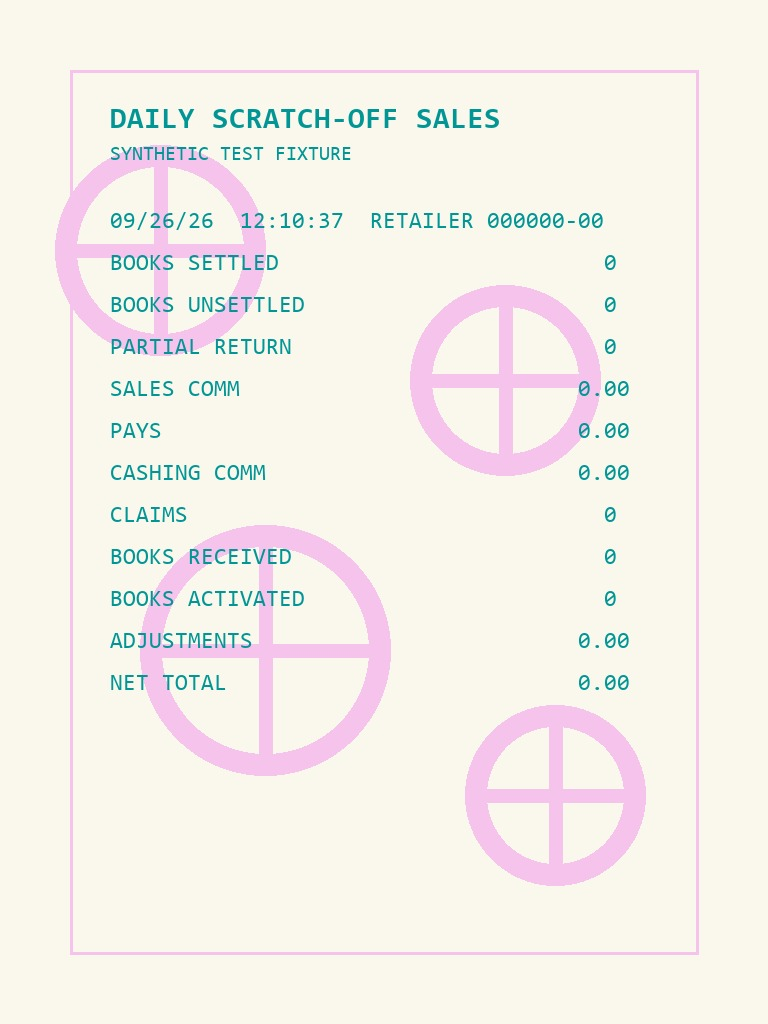
#> input picture tests/fixtures/documents/fl_lottery_daily_scratchoff_sales.jpg, 768 x 1024 px
$ python -i preprocess.py   (imports and definitions only)
#> lines starting #> are read from the running program, lines starting #| are printed output that depends on the picture
"""
Per-document image preparation.

There is no single pipeline here, because the four documents fail in three
different ways and the fix for one actively harms another. The transforms were
selected from the original private examples and are continuously measured on
privacy-safe synthetic fixtures — see `docs/extraction-notes.md` and the tests
in `apps/extraction/tests/`.

The three cases:

* **Pink lottery thermal stock.** The Florida Lottery flamingo watermark is
  magenta; the text is near-black. Taking the RED CHANNEL alone all but erases
  the watermark, because magenta is bright in red while black is dark in every
  channel. Greyscale, which averages the channels, keeps roughly a fifth of the
  watermark and leaves the digits sitting in it.

* **The iPad drawer screen.** A specular streak across the glass. Inpainting it
  is the obvious move and it is WRONG: the streak overlaps real text, so
  inpainting deletes characters — it erased "Started by" outright in testing.
  The glare is additive and barely clipped, so the text survives underneath it;
  flat-field division plus CLAHE recovers it without removing anything.

* **The white Square receipt.** Already high contrast. Left alone beyond
  orientation and resize, because every extra operation is a chance to destroy
  something.

Nothing here crops, masks or inpaints. A step that can delete a digit is not
worth a step that might make one easier to read.
"""

from __future__ import annotations

import io
from dataclasses import dataclass

import cv2
import numpy as np
from PIL import Image, ImageOps

# Registered so HEIC straight off an iPhone opens like any other image.
# [6 lines not run here, left out]

# Large source photos increase vision latency and cost after receipt digits are
# already comfortably legible. A 1600px long edge preserves the tested sample
# detail while keeping the provider boundary predictable. Production acceptance
# still has to benchmark this setting against the store's real invoice layouts.
TARGET_LONG_EDGE = 1600
JPEG_QUALITY = 90


@dataclass(frozen=True)
class Prepared:
    """The bytes to send, plus what was done to get them."""

    data: bytes
    media_type: str
    width: int
    height: int
    steps: tuple[str, ...]


# [67 lines left out: functions prepare, suppress_pink_watermark, not called in this run]


def reduce_glare(rgb: np.ndarray) -> np.ndarray:
    """
    Even out a specular streak without removing anything.

    Divide by a heavily blurred copy of the image to estimate and cancel the
    illumination field, then CLAHE for local contrast. Because the glare is
    additive and only a negligible fraction of it is clipped to pure white, the
    text underneath is still present and comes back.

    Deliberately NOT inpainting. The streak crosses real characters, and
    inpainting replaces them with plausible background.
    """
    grey = cv2.cvtColor(rgb, cv2.COLOR_RGB2GRAY)
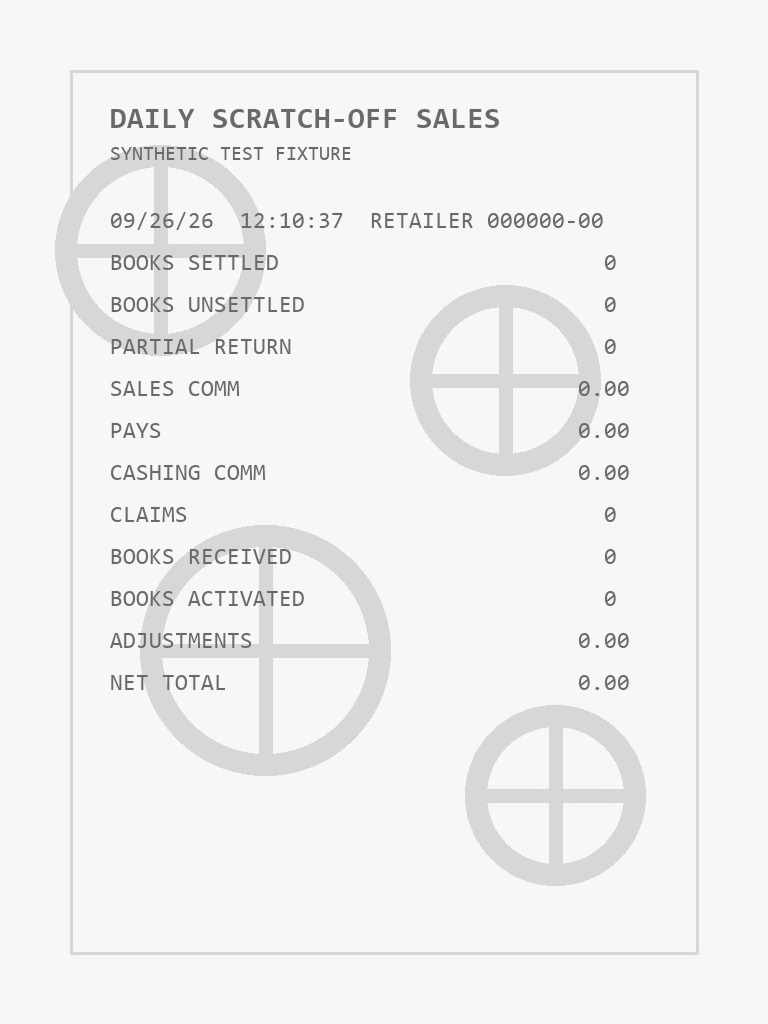
#> grey: shape (1024, 768); min 92, max 255, mean 241.2

    # Large kernel: we want the illumination gradient, not the text.
    background = cv2.GaussianBlur(grey, (0, 0), sigmaX=51)
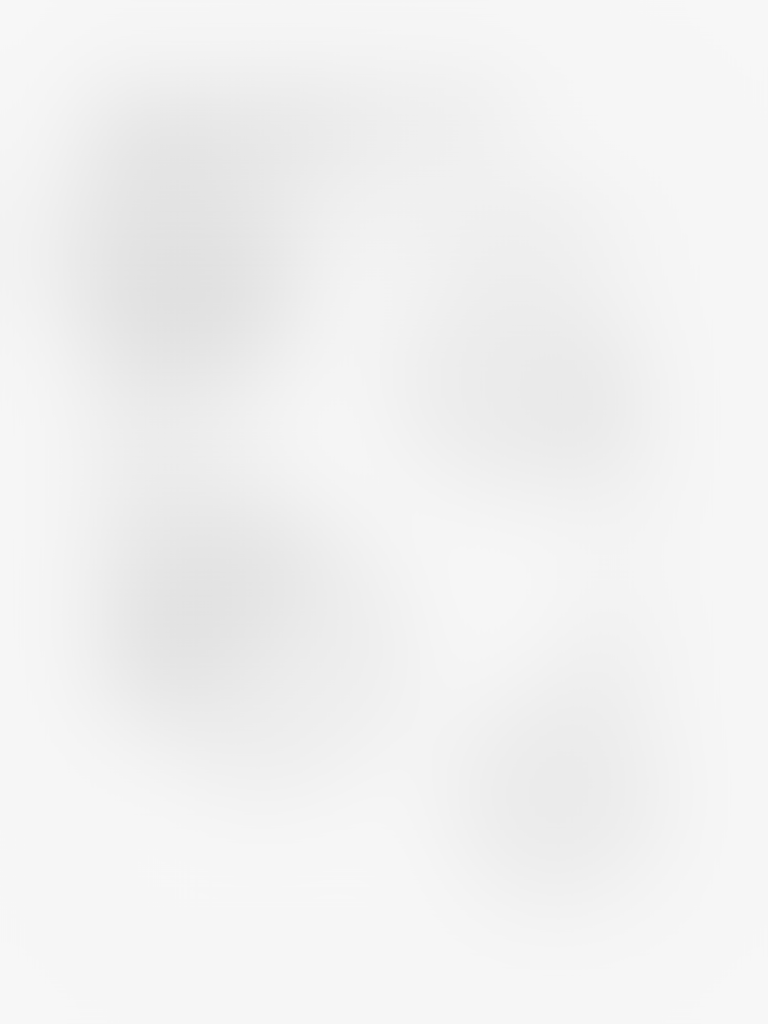
#> background: shape (1024, 768); min 224, max 247, mean 241.1
    background = np.maximum(background, 1)

    flattened = (grey.astype(np.float32) / background.astype(np.float32)) * 128.0
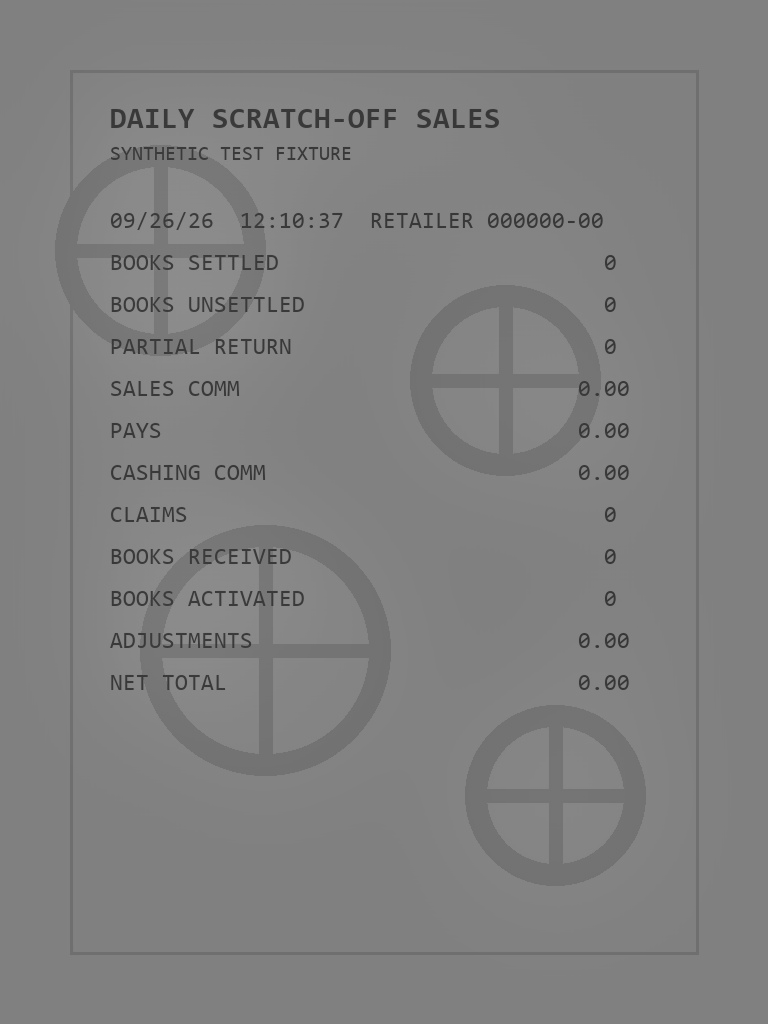
#> flattened: shape (1024, 768) float32; min 49.72, max 144.4, mean 128
    flattened = np.clip(flattened, 0, 255).astype(np.uint8)

    clahe = cv2.createCLAHE(clipLimit=3.0, tileGridSize=(8, 8))
    enhanced = clahe.apply(flattened)
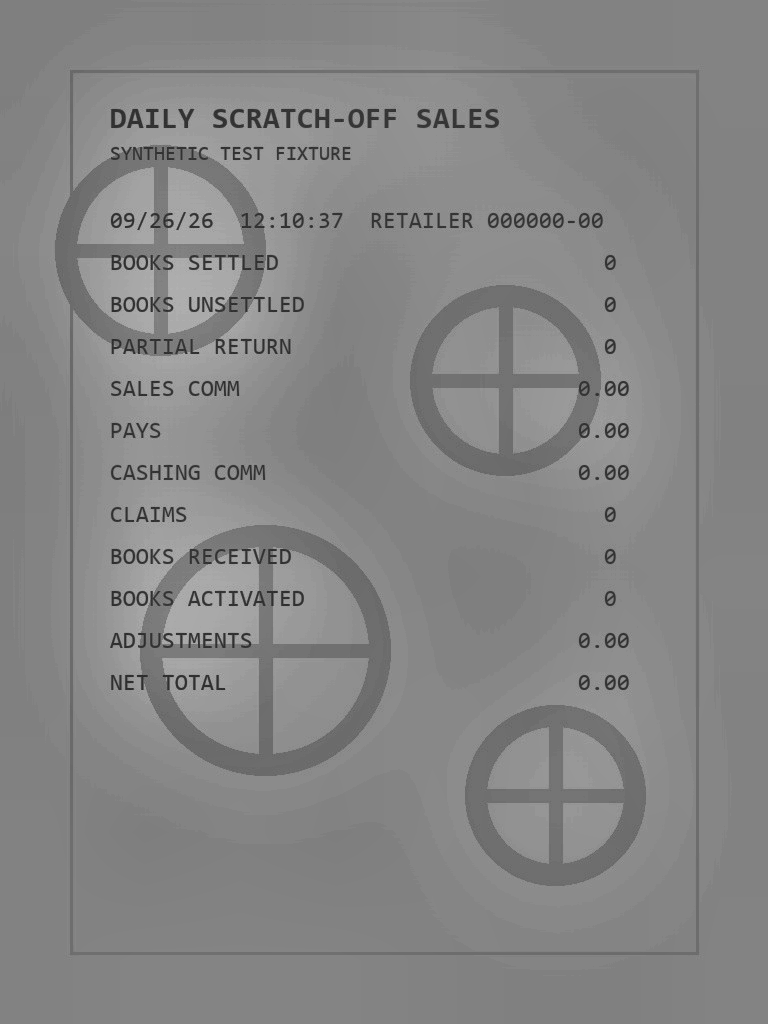
#> enhanced: shape (1024, 768); min 37, max 180, mean 133
    return cv2.cvtColor(enhanced, cv2.COLOR_GRAY2RGB)


# --------------------------------------------------------------------------
# Helpers
# --------------------------------------------------------------------------


# [6 lines left out: function _resize, not called in this run]


def _is_pink_thermal(doc_type: str) -> bool:
    return doc_type in {"LOTTERY_DAILY_SALES", "LOTTERY_TICKET_BALANCE", "LOTTERY_DRAW_SCHEDULE"}


def _is_screen_photo(doc_type: str) -> bool:
    return doc_type == "SQUARE_DRAWER_SCREEN"


# [11 lines left out: function local_contrast, not called in this run]

>>> import cv2
>>> picture = cv2.cvtColor(cv2.imread('../../tests/fixtures/documents/fl_lottery_daily_scratchoff_sales.jpg'), cv2.COLOR_BGR2RGB)
>>> result = reduce_glare(picture)

$ run again, on tests/fixtures/documents/fl_lottery_ticket_balance_detail.jpg
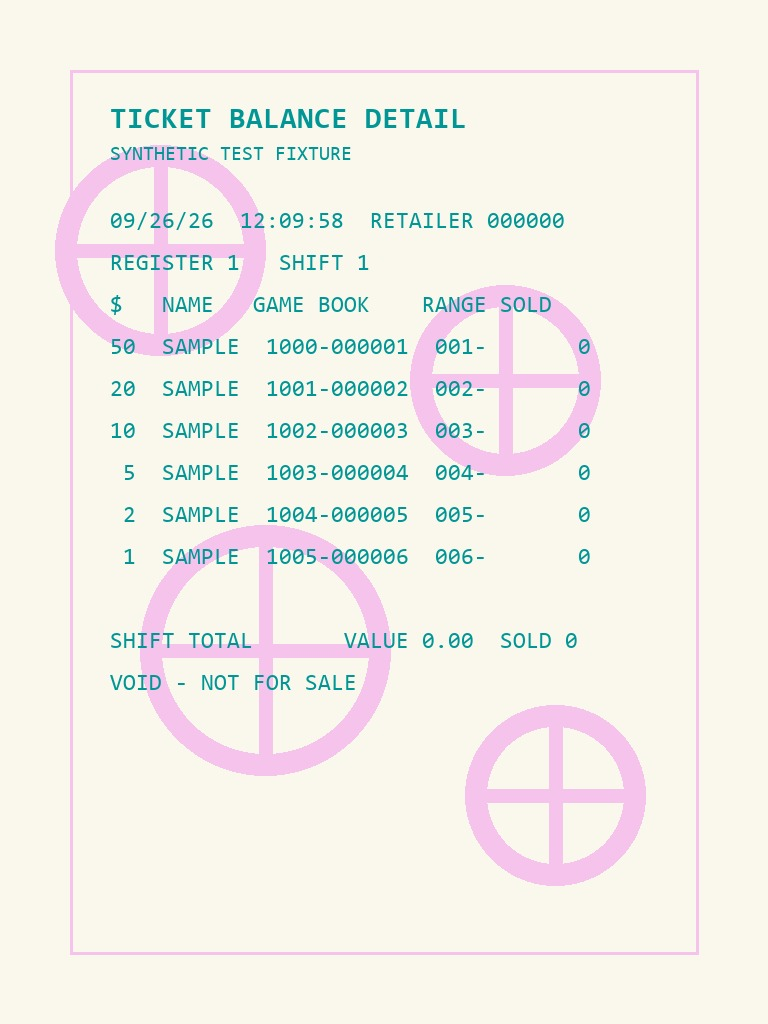
#> input picture tests/fixtures/documents/fl_lottery_ticket_balance_detail.jpg, 768 x 1024 px
#> in reduce_glare, `grey = cv2.cvtColor(rgb, cv2.COLOR_RGB2GRAY)`:
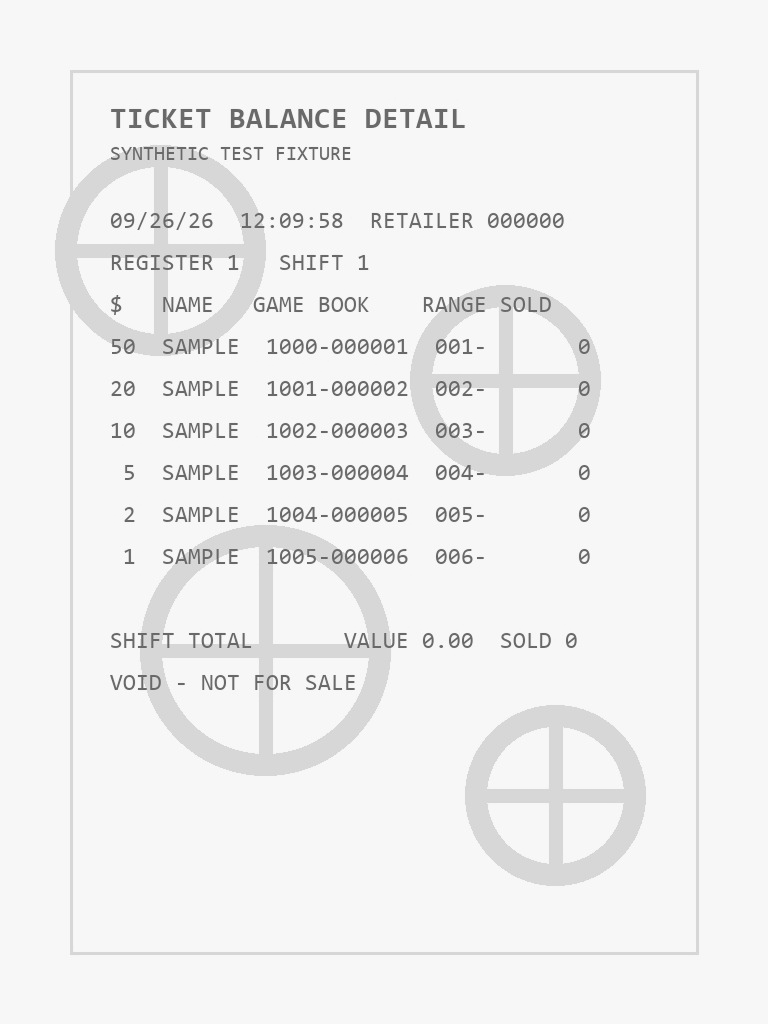
#> grey: shape (1024, 768); min 93, max 255, mean 240.3
#> in reduce_glare, `enhanced = clahe.apply(flattened)`:
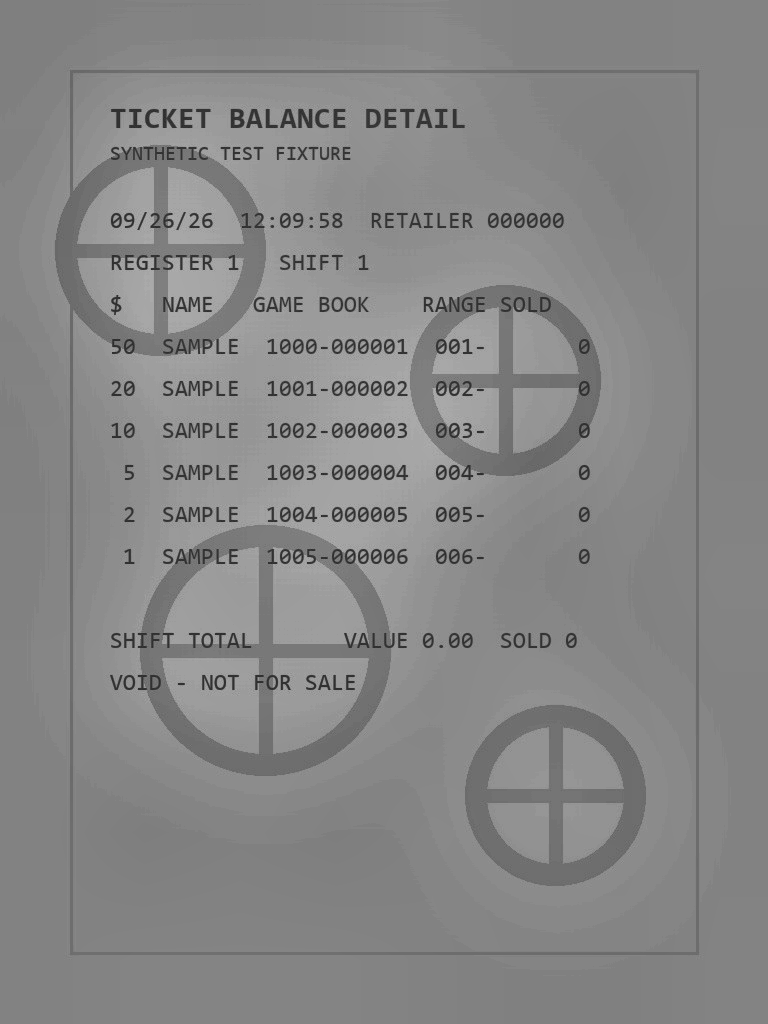
#> enhanced: shape (1024, 768); min 39, max 175, mean 134
